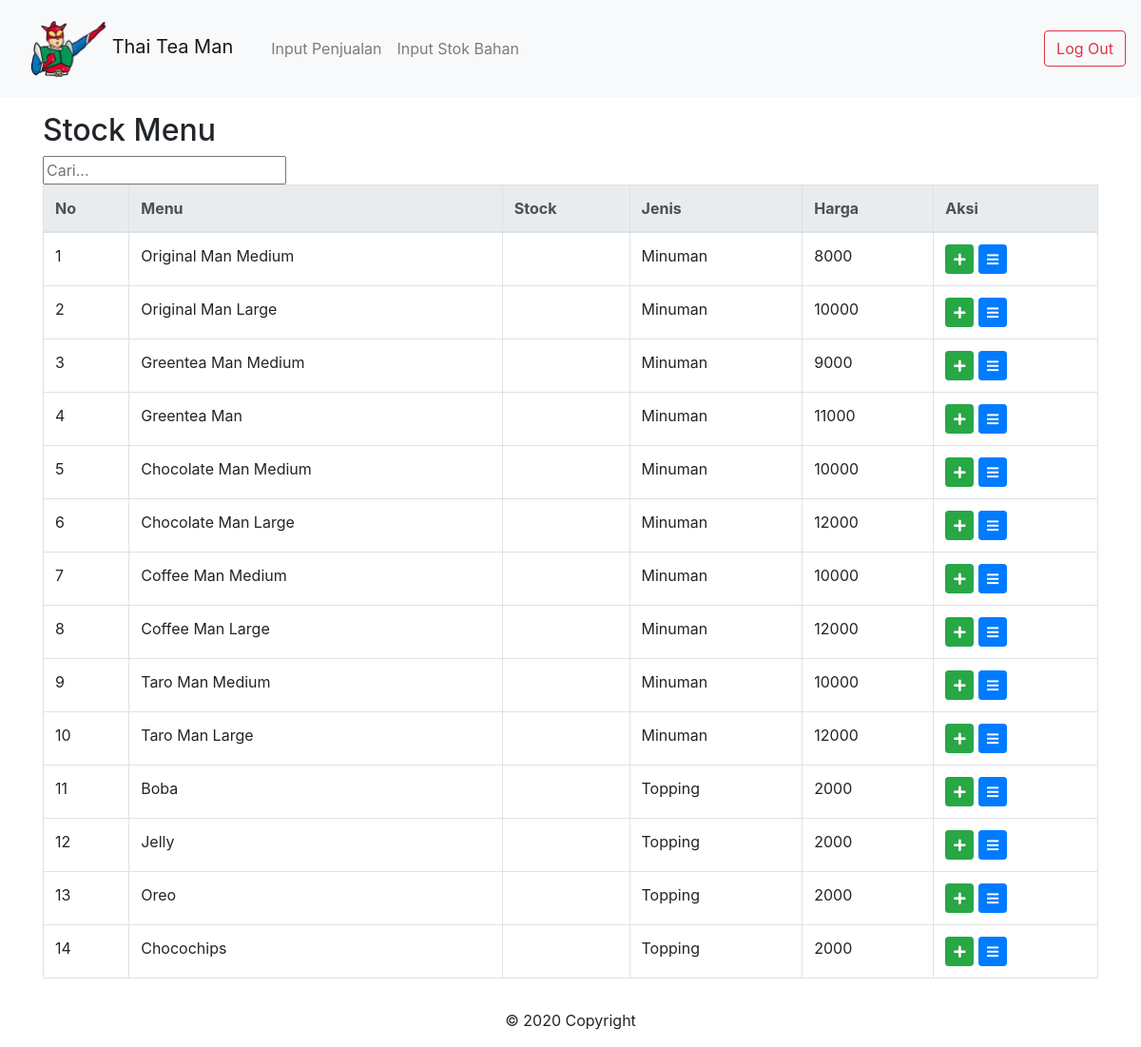
The page /petugas/barang-barang.php (signed in) on the database its author committed.
### tables this page shows
CREATE TABLE `tb_barang` (
  `id` int(11) NOT NULL,
  `nama_barang` varchar(255) NOT NULL,
  `jenis_barang` varchar(255) NOT NULL,
  `harga` varchar(100) NOT NULL
);

### petugas/includes/barang.php (the view, shortened to what this page needs)
<div class="container mt-3">
	<h2>Stock Menu</h2>
	<input type="text" id="myInput" onkeyup="myFunction()" placeholder="Cari..." title="Type in a name">
	<table class="table table-bordered" id="myTable">
	<thead class="thead-light" class="align-middle">
			<tr>
				<th>No</th>
				<th>Menu</th>
				<th>Stock</th>
				<th>Jenis</th>
				<th>Harga</th>
				<th>Aksi</th>
			</tr>
		</thead>
		<tbody>
			<?php foreach ($data_barang as $barang): ?>
			<tr>
				<td><?= $no++ ?></td>
				<td><?= $barang['nama_barang'] ?></td>
				<td><?= $barang['stock'] ?></td>
				<td><?= $barang['jenis_barang'] ?></td>
				<td><?= $barang['harga'] ?></td>
				<td>
					<div class="d-inline" >
						<a href="?h=edit-barang&id=<?= $barang['id'] ?>" class="btn btn-success btn-sm"><i class="fa fa-plus" aria-hidden="true"></i></a>
						<a href="?h=detail&id=<?= $barang['id'] ?>" class="btn btn-primary btn-sm"><i class="fas fa-bars    "></i></a>
					</div>
				</td>
			</tr>
			<?php endforeach ?>
		</tbody>
	</table>
</div>

### rows shown on the page
tb_barang: nama_barang "Original Man Medium", jenis_barang "Minuman", harga "8000"
tb_barang: nama_barang "Original Man Large", jenis_barang "Minuman", harga "10000"
tb_barang: nama_barang "Greentea Man Medium", jenis_barang "Minuman", harga "9000"
tb_barang: nama_barang "Greentea Man", jenis_barang "Minuman", harga "11000"
tb_barang: nama_barang "Chocolate Man Medium", jenis_barang "Minuman", harga "10000"
tb_barang: nama_barang "Chocolate Man Large", jenis_barang "Minuman", harga "12000"
tb_barang: nama_barang "Coffee Man Medium", jenis_barang "Minuman", harga "10000"
tb_barang: nama_barang "Coffee Man Large", jenis_barang "Minuman", harga "12000"
tb_barang: nama_barang "Taro Man Medium", jenis_barang "Minuman", harga "10000"
tb_barang: nama_barang "Taro Man Large", jenis_barang "Minuman", harga "12000"
tb_barang: nama_barang "Boba", jenis_barang "Topping", harga "2000"
tb_barang: nama_barang "Jelly", jenis_barang "Topping", harga "2000"
tb_barang: nama_barang "Oreo", jenis_barang "Topping", harga "2000"
tb_barang: nama_barang "Chocochips", jenis_barang "Topping", harga "2000"
